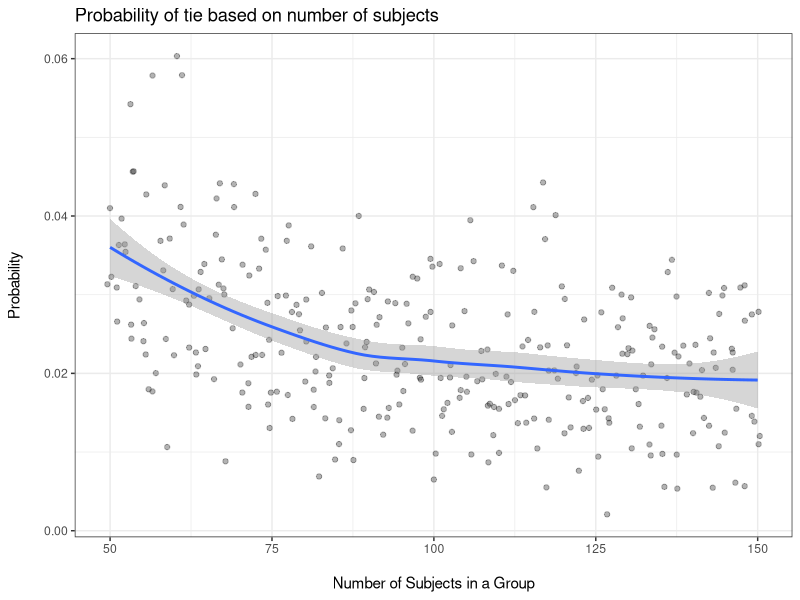

Here is the R script that generated this plot:
## ---- chunk 1
knitr::opts_chunk$set(echo = TRUE, fig.width = 9, fig.height = 5)

library(tidyverse)
library(ggthemes)

## ---- chunk 2
# contains all of our functions in order to run a simulation for the weight example

# gets sample from a uniformly distributed population
uniform_sample <- function(numPeople, lowerBound, upperBound) {
  result <- sample(lowerBound:upperBound, numPeople, replace=T)
}

# gets sample from a normally distributed population
normal_sample <- function(numPeople, mean, std) {
  result <- rnorm(numPeople, mean, std)
}

# gets sample from a geometrically distributed population
geometric_sample <- function(numPeople, prob) {
  result <- rgeom(numPeople, prob)
}

# creates resolution based on parameters
create_res <- function(numRes, lowerBound, upperBound) {
  extra_res <- numRes - 2
  if (extra_res > 0) {
    result <- c(lowerBound, upperBound)
    gap <- (upperBound - lowerBound) / (extra_res + 1)
    tempNum <- lowerBound
    for (i in 1:extra_res) {
      tempNum <- tempNum + gap
      signif(tempNum, digits=2)
      result <- append(result, tempNum)
    }
  } else {
    result <- c(lowerBound, upperBound)
  }
  return(result)
}

# applies the resolution to a sample
apply_res <- function(nums, res) {
  result <- c()
  for (num in nums) {
    shortest_distance <- max(nums) - min(nums)
    closest_res <- 0
    for (r in res) {
      if (abs(num - r) < shortest_distance) {
        shortest_distance <- abs(num - r)
        closest_res <- r
      }
    }
    result <- append(result, closest_res)
  }
  return(result)
}

# will do one comparison 
conduct_trial <- function(numGroups, numPeoplePerGroup, lowerBound, upperBound, numRes, sampleType) {
  avg <- c()
  for (i in 1:numGroups) {
    if (sampleType == "normal") {
      # using the rule that 3 standard deviations away from the mean equals 99.7% of the area
      sample <- normal_sample(numPeoplePerGroup, mean(c(lowerBound, upperBound)), (upperBound - lowerBound) / 3)
    } else if (sampleType == "uniform") {
      sample <- uniform_sample(numPeoplePerGroup, lowerBound, upperBound)
    } else if (sampleType == "geometric") {
      # using the rule that mean of geometric distribution is reciprocal of probability (will estimate this around a quarter of the way from lower to upper bounds)
      sample <- geometric_sample(numPeoplePerGroup, 1 / (mean(c(lowerBound, mean(c(lowerBound, upperBound))))))
    }
    resolution <- create_res(numRes, lowerBound, upperBound)
    sample_with_resolution <- apply_res(sample, resolution)
    avg <- append(avg, mean(sample_with_resolution))
  }
  return(min(avg) == max(avg))
}

# will do the entire simulation for a certain number of trials
conduct_sim <- function(numTrials, numGroupsPerTrial, numPeoplePerGroup, lowerBound, upperBound, numRes, sampleType) {
  result <- c()
  for (i in 1:numTrials) {
    result <- append(result, conduct_trial(numGroupsPerTrial, numPeoplePerGroup, lowerBound, upperBound, numRes, sampleType))
  }
  return(result)
}

# calculates ultimate probability that resulted for conditions of the simulation
calc_prob <- function(bools) {
  tru_bool_count <- 0
  fal_bool_count <- 0
  for (bool in bools) {
    if (bool == TRUE) {
      tru_bool_count <- tru_bool_count + 1
    } else {
      fal_bool_count <- fal_bool_count + 1
    }
  }
  return(tru_bool_count/length(bools))
}

# makes tibble using results of the prob function
create_prob_dist <- function(numTrials, numGroupsPerTrial, numPeoplePerGroup, lowerBound, upperBound, lowerRes, upperRes, concentration, sampleType) {
  prob_data <- tibble(numRes = numeric(), prob = numeric())
  numRes <- c()
  prob <- c()
  for (i in lowerRes:upperRes) {
    for (x in 1:concentration) {
      numRes <- append(numRes, i)
      prob <- append(prob, calc_prob(conduct_sim(numTrials, numGroupsPerTrial, numPeoplePerGroup, lowerBound, upperBound, i, sampleType)))
    }
  }
  prob_data %>% 
    add_row(numRes, prob)
}

# creates the graph for the probability distribution
create_prob_graph <- function(numTrials, numGroupsPerTrial, numPeoplePerGroup, lowerBound, upperBound, lowerRes, upperRes, concentration, sampleType) {
  data <- create_prob_dist(numTrials, numGroupsPerTrial, numPeoplePerGroup, lowerBound, upperBound, lowerRes, upperRes, concentration, sampleType) %>% 
    ggplot(mapping = aes(numRes, prob)) + 
    geom_jitter(width = 0.5, alpha = 0.3) +
    geom_smooth(method = "loess", formula = y ~ x) +
    theme_bw() +
    labs(title = "Probability of tie based on resolution",
         x = "\nResolution",
         y = "Probability\n")
}

# creates the graph for the change in the number of subjects
create_subject_num_graph <- function(numTrials, numGroupsPerTrial, lowerSubNum, upperSubNum, lowerBound, upperBound, numRes, concentration, sampleType) {
  subject_num_data <- tibble(subjectNum = numeric(), prob = numeric())
  subjectNum <- c()
  prob <- c()
  for (i in lowerSubNum:upperSubNum) {
    for (x in 1:concentration) {
      subjectNum <- append(subjectNum, i)
      prob <- append(prob, calc_prob(conduct_sim(numTrials, numGroupsPerTrial, i, lowerBound, upperBound, numRes, sampleType)))
    }
  }
  subject_num_data %>% 
    add_row(subjectNum, prob) %>% 
    ggplot(mapping = aes(subjectNum, prob)) + 
    geom_jitter(width = 0.5, alpha = 0.3) + 
    geom_smooth() + 
    theme_bw() + 
    labs(title = "Probability of tie based on number of subjects",
         x = "\nNumber of Subjects in a Group",
         y = "Probability\n")
}

# example call: 1000 trials, 2 groups per trial, each group has 100 subjects, uniform distribution is of range 50-250, the resolution range we are observing is between 2-100, we will be using 50 points at each resolution value in order to get a more concentrated graph
# create_prob_graph(1000, 2, 100, 50, 250, 2, 100, 50, "uniform")

## ---- chunk 3

# plot(create_prob_graph(300, 2, 40, 50, 250, 2, 30, 10, "uniform"))

## ---- chunk 4

# plot(create_prob_graph(300, 2, 40, 50, 250, 2, 30, 10, "normal"))

## ---- chunk 5

# plot(create_prob_graph(300, 2, 40, 50, 250, 2, 30, 10, "geometric"))

## ---- chunk 6

plot(create_subject_num_graph(300, 2, 50, 150, 50, 250, 5, 3, "uniform"))

